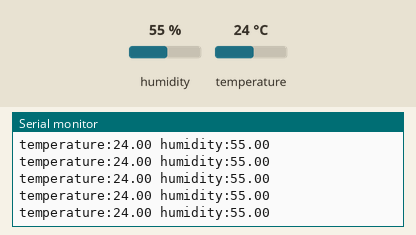
Recording of a sketch running on a simulated Arduino Uno, built with avr-gcc and run on an emulated ATmega328P. On the bench: the last lines printed to the serial monitor. The inputs (shaded band) are chosen by the test bench; at power-on: humidity 55 %, temperature 24 °C.

Above: at 1.2 s.
1.3 s: humidity set to 22 %
At 1.51 s:
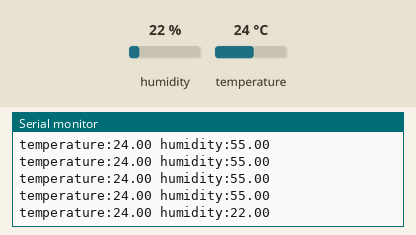
2.8 s: temperature set to 12 °C
At 2.87 s:
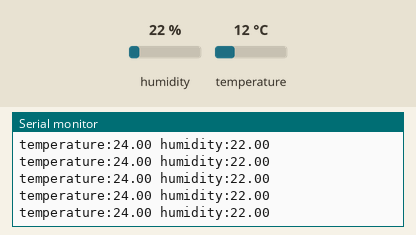
4.3 s: humidity set to 40 %
At 4.37 s:
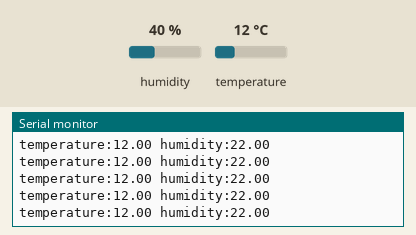
Timing chart, 0 to 7.3 s (numbered marks = the images above; inputs shaded):
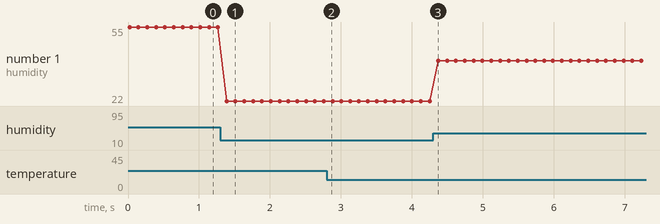

The sketch:

temperature_01.ino
```cpp
#include <DHT11.h>    //라이브러리 불러옴

int pin=2;            //Signal 이 연결된 아두이노의 핀번호

DHT11 dht11(pin);

void setup()
{
   Serial.begin(115200); //통신속도 설정
}

void loop()
{
  int err;
  float temp, humi;

  if((err=dht11.read(humi, temp))==0) //온도, 습도 읽어와서 표시
  {
    Serial.print("temperature:");
    Serial.print(temp);
    Serial.print(" humidity:");
    Serial.print(humi);
    Serial.println();
  }
  else                                //에러일 경우 처리
  {
    Serial.println();
    Serial.print("Error No :");
    Serial.print(err);
    Serial.println();
  }
  delay(100);                        //1초마다 측정
}
```

Measured:
- after the input at 1.3 s, the serial monitor: prints a new line after 0.09 s (image 1)
- plotted number 1: 55 → 22 after the input at 1.3 s, 22 → 40 after the input at 4.3 s
